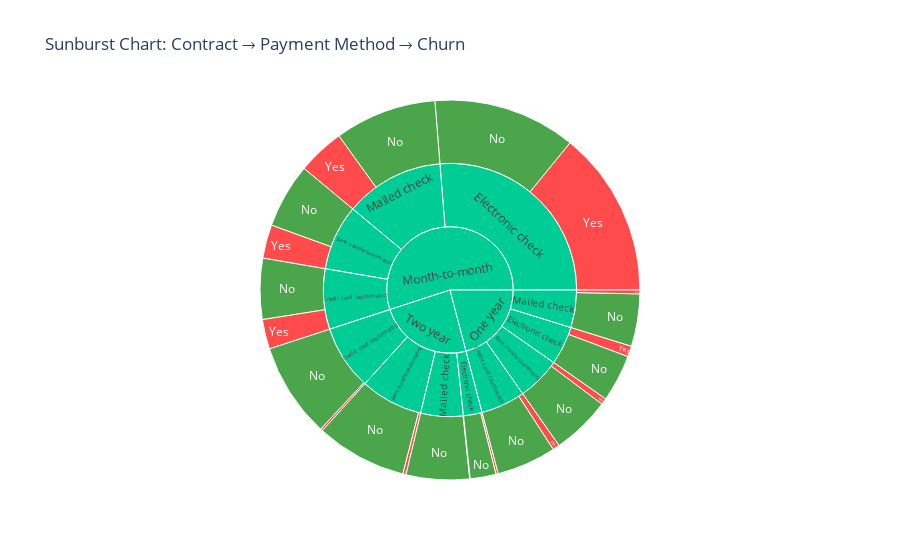

Notebook cell for this chart:
### Code cell
#visualizing to See how churn is distributed across contract & payment layers
fig = px.sunburst(
    Telecom_df,
    path=['Contract', 'PaymentMethod', 'Churn'],
    values=None,  # counts automatically
    color='Churn',
    color_discrete_map={'Yes': 'red', 'No': 'green'},
    title='Sunburst Chart: Contract → Payment Method → Churn'
)
fig.show()

### Figure 1 — Plotly figure (JSON) as saved in the notebook; plotly's stock layout.template omitted (floating-point values rounded to 4 significant figures)
{"data": [{"branchvalues": "total", "customdata": [["No"], ["(?)"], ["(?)"], ["(?)"], ["(?)"], ["(?)"], ["(?)"], ["(?)"], ["(?)"], ["(?)"], ["Yes"], ["Yes"], ["(?)"], ["Yes"], ["Yes"], ["Yes"], ["Yes"], ["No"], ["Yes"], ["No"], ["No"], ["No"], ["No"], ["Yes"], ["No"], ["No"], ["(?)"], ["No"], ["No"], ["No"], ["(?)"], ["(?)"], ["No"], ["Yes"], ["Yes"], ["Yes"], ["Yes"], ["(?)"], ["(?)"]], "domain": {"x": [0, 1], "y": [0, 1]}, "hovertemplate": "labels=%{label}<br>count=%{value}<br>parent=%{parent}<br>id=%{id}<br>Churn=%{customdata[0]}<extra></extra>", "ids": ["Month-to-month/Bank transfer (automatic)/No", "Two year/Mailed check", "One year/Mailed check", "Month-to-month/Mailed check", "Two year/Electronic check", "One year/Electronic check", "Month-to-month/Electronic check", "One year/Credit card (automatic)", "One year/Bank transfer (automatic)", "Month-to-month/Bank transfer (automatic)", "Two year/Mailed check/Yes", "Month-to-month/Mailed check/Yes", "One year", "Two year/Credit card (automatic)/Yes", "One year/Credit card (automatic)/Yes", "One year/Electronic check/Yes", "Two year/Bank transfer (automatic)/Yes", "One year/Bank transfer (automatic)/No", "Month-to-month/Bank transfer (automatic)/Yes", "Two year/Mailed check/No", "Month-to-month/Credit card (automatic)/No", "One year/Mailed check/No", "Month-to-month/Mailed check/No", "Month-to-month/Credit card (automatic)/Yes", "One year/Electronic check/No", "Month-to-month/Electronic check/No", "Month-to-month", "Two year/Bank transfer (automatic)/No", "One year/Credit card (automatic)/No", "Two year/Credit card (automatic)/No", "Month-to-month/Credit card (automatic)", "Two year/Bank transfer (automatic)", "Two year/Electronic check/No", "One year/Mailed check/Yes", "Two year/Electronic check/Yes", "Month-to-month/Electronic check/Yes", "One year/Bank transfer (automatic)/Yes", "Two year/Credit card (automatic)", "Two year"], "labels": ["No", "Mailed check", "Mailed check", "Mailed check", "Electronic check", "Electronic check", "Electronic check", "Credit card (automatic)", "Bank transfer (automatic)", "Bank transfer (automatic)", "Yes", "Yes", "One year", "Yes", "Yes", "Yes", "Yes", "No", "Yes", "No", "No", "No", "No", "Yes", "No", "No", "Month-to-month", "No", "No", "No", "Credit card (automatic)", "Bank transfer (automatic)", "No", "Yes", "Yes", "Yes", "Yes", "Credit card (automatic)", "Two year"], "level": "4cfe56", "marker": {"colors": ["green", "#00cc96", "#00cc96", "#00cc96", "#00cc96", "#00cc96", "#00cc96", "#00cc96", "#00cc96", "#00cc96", "red", "red", "#00cc96", "red", "red", "red", "red", "green", "red", "green", "green", "green", "green", "red", "green", "green", "#00cc96", "green", "green", "green", "#00cc96", "#00cc96", "green", "red", "red", "red", "red", "#00cc96", "#00cc96"]}, "name": "", "parents": ["Month-to-month/Bank transfer (automatic)", "Two year", "One year", "Month-to-month", "Two year", "One year", "Month-to-month", "One year", "One year", "Month-to-month", "Two year/Mailed check", "Month-to-month/Mailed check", "", "Two year/Credit card (automatic)", "One year/Credit card (automatic)", "One year/Electronic check", "Two year/Bank transfer (automatic)", "One year/Bank transfer (automatic)", "Month-to-month/Bank transfer (automatic)", "Two year/Mailed check", "Month-to-month/Credit card (automatic)", "One year/Mailed check", "Month-to-month/Mailed check", "Month-to-month/Credit card (automatic)", "One year/Electronic check", "Month-to-month/Electronic check", "", "Two year/Bank transfer (automatic)", "One year/Credit card (automatic)", "Two year/Credit card (automatic)", "Month-to-month", "Two year", "Two year/Electronic check", "One year/Mailed check", "Two year/Electronic check", "Month-to-month/Electronic check", "One year/Bank transfer (automatic)", "Two year", ""], "type": "sunburst", "values": [388, 382, 337, 893, 168, 347, 1850, 398, 391, 589, 3, 282, 1473, 13, 41, 64, 19, 353, 201, 379, 365, 314, 611, 178, 283, 856, 3875, 545, 357, 568, 543, 564, 155, 23, 13, 994, 38, 581, 1695]}], "layout": {"autosize": true, "legend": {"tracegroupgap": 0}, "title": {"text": "Sunburst Chart: Contract → Payment Method → Churn"}}}
